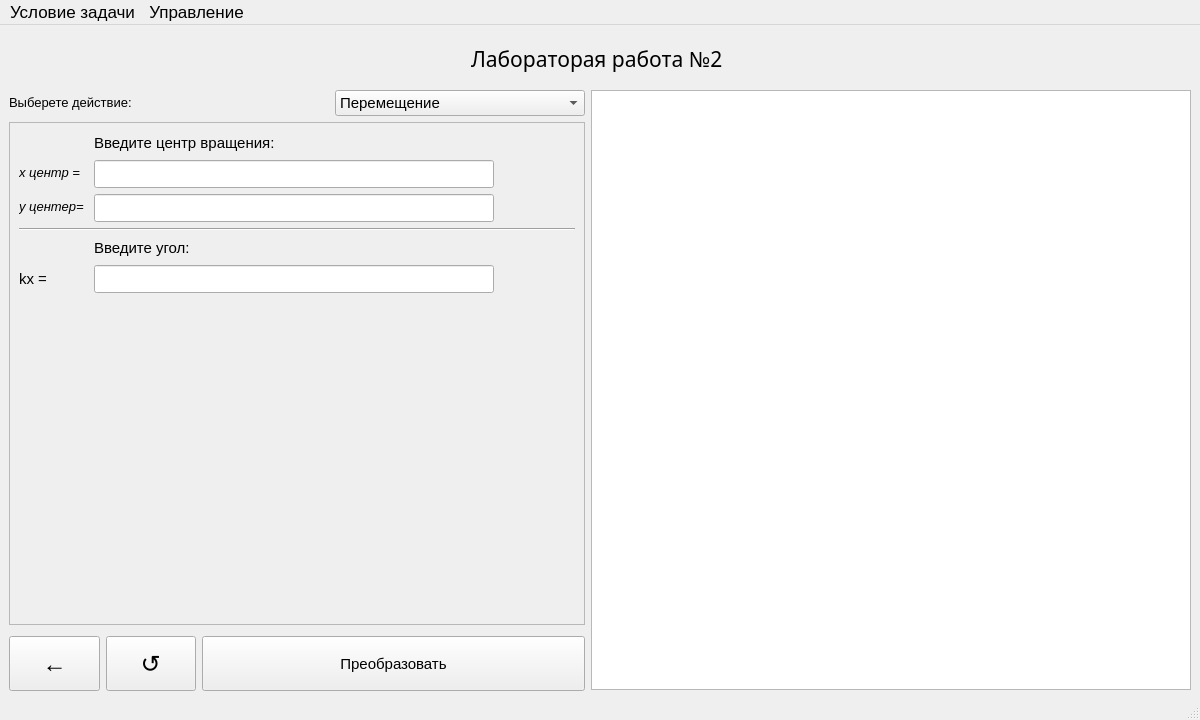
<?xml version="1.0" encoding="UTF-8"?>
<ui version="4.0">
 <class>MainWindow</class>
 <widget class="QMainWindow" name="MainWindow">
  <property name="windowModality">
   <enum>Qt::NonModal</enum>
  </property>
  <property name="geometry">
   <rect>
    <x>0</x>
    <y>0</y>
    <width>1200</width>
    <height>720</height>
   </rect>
  </property>
  <property name="minimumSize">
   <size>
    <width>1200</width>
    <height>720</height>
   </size>
  </property>
  <property name="font">
   <font>
    <pointsize>13</pointsize>
   </font>
  </property>
  <property name="windowTitle">
   <string>MainWindow</string>
  </property>
  <widget class="QWidget" name="centralwidget">
   <property name="minimumSize">
    <size>
     <width>700</width>
     <height>500</height>
    </size>
   </property>
   <layout class="QGridLayout" name="gridLayout">
    <item row="3" column="2" colspan="2">
     <widget class="QPushButton" name="trans_butt">
      <property name="minimumSize">
       <size>
        <width>151</width>
        <height>55</height>
       </size>
      </property>
      <property name="maximumSize">
       <size>
        <width>16777215</width>
        <height>45</height>
       </size>
      </property>
      <property name="font">
       <font>
        <pointsize>11</pointsize>
       </font>
      </property>
      <property name="text">
       <string>Преобразовать</string>
      </property>
     </widget>
    </item>
    <item row="1" column="4" rowspan="3" alignment="Qt::AlignLeft|Qt::AlignTop">
     <widget class="QGraphicsView" name="graphicsView">
      <property name="minimumSize">
       <size>
        <width>600</width>
        <height>600</height>
       </size>
      </property>
      <property name="maximumSize">
       <size>
        <width>458</width>
        <height>434</height>
       </size>
      </property>
      <property name="mouseTracking">
       <bool>false</bool>
      </property>
     </widget>
    </item>
    <item row="3" column="0">
     <widget class="QPushButton" name="undo_butt">
      <property name="minimumSize">
       <size>
        <width>91</width>
        <height>55</height>
       </size>
      </property>
      <property name="maximumSize">
       <size>
        <width>91</width>
        <height>45</height>
       </size>
      </property>
      <property name="font">
       <font>
        <pointsize>18</pointsize>
       </font>
      </property>
      <property name="text">
       <string>←</string>
      </property>
     </widget>
    </item>
    <item row="1" column="0" colspan="3">
     <widget class="QLabel" name="label_2">
      <property name="minimumSize">
       <size>
        <width>200</width>
        <height>22</height>
       </size>
      </property>
      <property name="font">
       <font>
        <pointsize>11</pointsize>
       </font>
      </property>
      <property name="text">
       <string>&lt;html&gt;&lt;head/&gt;&lt;body&gt;&lt;p&gt;&lt;span style=&quot; font-size:10pt;&quot;&gt;Выберете действие: &lt;/span&gt;&lt;/p&gt;&lt;/body&gt;&lt;/html&gt;</string>
      </property>
     </widget>
    </item>
    <item row="2" column="0" colspan="4">
     <widget class="QFrame" name="rotate_frame">
      <property name="enabled">
       <bool>true</bool>
      </property>
      <property name="frameShape">
       <enum>QFrame::StyledPanel</enum>
      </property>
      <property name="frameShadow">
       <enum>QFrame::Raised</enum>
      </property>
      <layout class="QFormLayout" name="formLayout">
       <item row="0" column="1">
        <widget class="QLabel" name="label_24">
         <property name="minimumSize">
          <size>
           <width>0</width>
           <height>22</height>
          </size>
         </property>
         <property name="font">
          <font>
           <pointsize>11</pointsize>
          </font>
         </property>
         <property name="text">
          <string>Введите центр вращения:</string>
         </property>
        </widget>
       </item>
       <item row="1" column="0">
        <widget class="QLabel" name="label_23">
         <property name="font">
          <font>
           <pointsize>11</pointsize>
          </font>
         </property>
         <property name="text">
          <string>&lt;html&gt;&lt;head/&gt;&lt;body&gt;&lt;p&gt;&lt;span style=&quot; font-size:10pt; font-style:italic;&quot;&gt;x центр = &lt;/span&gt;&lt;/p&gt;&lt;/body&gt;&lt;/html&gt;</string>
         </property>
         <property name="buddy">
          <cstring>rotatex_entry</cstring>
         </property>
        </widget>
       </item>
       <item row="1" column="1">
        <widget class="QLineEdit" name="rotatex_entry">
         <property name="maximumSize">
          <size>
           <width>400</width>
           <height>30</height>
          </size>
         </property>
        </widget>
       </item>
       <item row="4" column="0">
        <widget class="QLabel" name="label_25">
         <property name="font">
          <font>
           <pointsize>11</pointsize>
          </font>
         </property>
         <property name="text">
          <string>&lt;html&gt;&lt;head/&gt;&lt;body&gt;&lt;p&gt;&lt;span style=&quot; font-size:10pt; font-style:italic;&quot;&gt;y центер= &lt;/span&gt;&lt;/p&gt;&lt;/body&gt;&lt;/html&gt;</string>
         </property>
        </widget>
       </item>
       <item row="4" column="1">
        <widget class="QLineEdit" name="rotatey_entry">
         <property name="maximumSize">
          <size>
           <width>400</width>
           <height>30</height>
          </size>
         </property>
        </widget>
       </item>
       <item row="5" column="0" colspan="2">
        <widget class="Line" name="line_3">
         <property name="orientation">
          <enum>Qt::Horizontal</enum>
         </property>
        </widget>
       </item>
       <item row="6" column="1">
        <widget class="QLabel" name="label_26">
         <property name="minimumSize">
          <size>
           <width>0</width>
           <height>22</height>
          </size>
         </property>
         <property name="font">
          <font>
           <pointsize>11</pointsize>
          </font>
         </property>
         <property name="text">
          <string>Введите угол:</string>
         </property>
        </widget>
       </item>
       <item row="7" column="0">
        <widget class="QLabel" name="label_27">
         <property name="font">
          <font>
           <pointsize>11</pointsize>
          </font>
         </property>
         <property name="text">
          <string>kx = </string>
         </property>
        </widget>
       </item>
       <item row="7" column="1">
        <widget class="QLineEdit" name="rotatea_entry">
         <property name="maximumSize">
          <size>
           <width>400</width>
           <height>30</height>
          </size>
         </property>
        </widget>
       </item>
      </layout>
     </widget>
    </item>
    <item row="3" column="1">
     <widget class="QPushButton" name="reset_butt">
      <property name="minimumSize">
       <size>
        <width>90</width>
        <height>55</height>
       </size>
      </property>
      <property name="maximumSize">
       <size>
        <width>90</width>
        <height>45</height>
       </size>
      </property>
      <property name="font">
       <font>
        <pointsize>18</pointsize>
       </font>
      </property>
      <property name="text">
       <string>↺</string>
      </property>
     </widget>
    </item>
    <item row="1" column="3">
     <widget class="QComboBox" name="comboBox">
      <property name="minimumSize">
       <size>
        <width>250</width>
        <height>22</height>
       </size>
      </property>
      <property name="font">
       <font>
        <pointsize>11</pointsize>
       </font>
      </property>
      <property name="toolTip">
       <string>&lt;html&gt;&lt;head/&gt;&lt;body&gt;&lt;p&gt;&lt;br/&gt;&lt;/p&gt;&lt;/body&gt;&lt;/html&gt;</string>
      </property>
      <item>
       <property name="text">
        <string>Перемещение</string>
       </property>
      </item>
      <item>
       <property name="text">
        <string>Масштабирование</string>
       </property>
      </item>
      <item>
       <property name="text">
        <string>Вращение</string>
       </property>
      </item>
     </widget>
    </item>
    <item row="0" column="3" colspan="2" alignment="Qt::AlignHCenter">
     <widget class="QLabel" name="label">
      <property name="minimumSize">
       <size>
        <width>583</width>
        <height>50</height>
       </size>
      </property>
      <property name="maximumSize">
       <size>
        <width>583</width>
        <height>50</height>
       </size>
      </property>
      <property name="font">
       <font>
        <family>Javanese Text</family>
        <pointsize>16</pointsize>
       </font>
      </property>
      <property name="text">
       <string>Лабораторая работа №2</string>
      </property>
     </widget>
    </item>
   </layout>
  </widget>
  <widget class="QMenuBar" name="menubar">
   <property name="geometry">
    <rect>
     <x>0</x>
     <y>0</y>
     <width>1200</width>
     <height>24</height>
    </rect>
   </property>
   <widget class="QMenu" name="menu">
    <property name="title">
     <string>Условие задачи</string>
    </property>
   </widget>
   <widget class="QMenu" name="menu_2">
    <property name="title">
     <string>Управление</string>
    </property>
   </widget>
   <addaction name="menu"/>
   <addaction name="menu_2"/>
  </widget>
  <widget class="QStatusBar" name="statusbar"/>
  <action name="action">
   <property name="text">
    <string>Хочу ряженку</string>
   </property>
  </action>
 </widget>
 <resources/>
 <connections/>
</ui>
